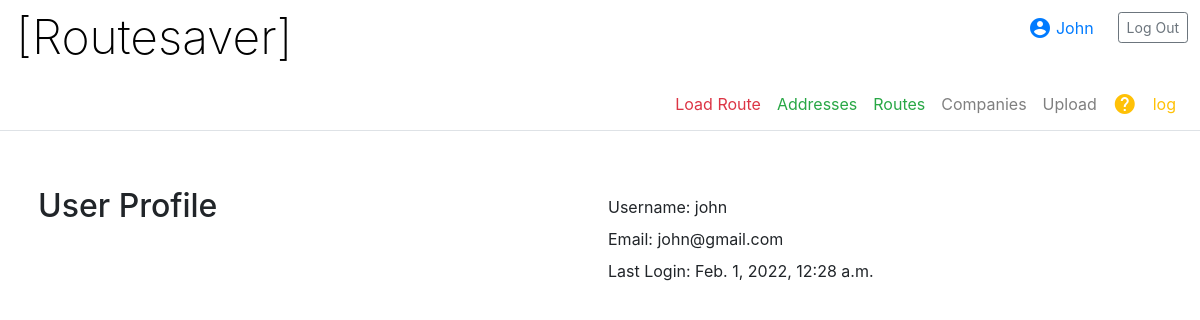
Page /profile (signed in) on the earlier database version.
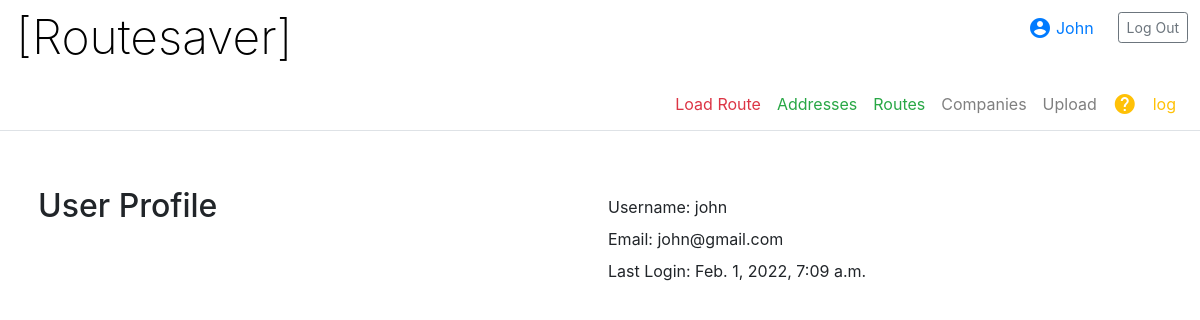
Same page on the later database version.
### routesaver/models.py (models this page shows)
class User(AbstractUser):
    pass

### routesaver/views.py (the view)
# urls.py: path('profile', views.profile, name='profile'),
def profile(request):
    user = request.user
    if user is not None:
        user_id = request.user.id
        current_user = User.objects.filter(id=user_id).values()
        return render(request, "routesaver/profile.html", {
            "username": current_user[0]['username'],
            "email": current_user[0]['email'],
            "last_login": current_user[0]['last_login']
        })
    else:
        return render(request, "routesaver/login.html")

### routesaver/templates/routesaver/profile.html
{% extends "routesaver/layout.html" %}
{% load static %}
{% block body %}
<div class="container p-2">
    <div class="row mt-5">
    <div class="col-6">
           <h2>User Profile</h2>
    </div>
    <div class="col-6 p-1">
        <p class="p-1">Username: {{ username }}</p>
        <p class="p-1">Email: {{ email }}</p>
        <p class="p-1">Last Login: {{ last_login }}</p>
    </div>
</div>
{% endblock %}

### routesaver/templates/routesaver/layout.html (shortened to what this page needs)
{% load static %}
<!DOCTYPE html>
<html lang="en">
      <head>
        <link rel="stylesheet" href="https://stackpath.bootstrapcdn.com/bootstrap/4.3.1/css/bootstrap.min.css">
        <link rel="stylesheet" href="/static/style.css">
      </head>
    <body>
    <div class="header">
      <div class="float-left p-2">
          <h1><a class="pl-2 pt-1 site-title" href="{% url 'index' %}">[Routesaver]</a></h1>
      </div>
      <div class="right float-right p-2">
          {% if user.is_authenticated %}
          <div class="p-1 float-right">
            <a class="btn btn-outline-secondary btn-sm" href="{% url 'logout' %}">Log Out</a>
          </div>
          <div class="p-1 float-right mr-3">
          <a id="username" href="{% url 'profile' %}"><span class="material-icons p-1">
            </span><div class="pt-1 float-right">{{ user }}</div></a>
          </div>
        {% else %}
        <div>
          <a class="btn btn-outline-secondary btn-sm" href="{% url 'register' %}">Register</a>
        </div>
      </div>
       {% endif %}
      </div>
    </div>
    <div class="main-menu border-bottom">
      <nav class="navbar navbar-expand-lg navbar-light float-right">
          <ul class="navbar-nav">
            {% if user.is_authenticated %}
                <li class="nav-item">
                  <a class="nav-link text-danger" href="{% url 'index' %}">Load Route</a>
                </li>
                <li class="nav-item">
                  <a class="nav-link text-success" href="{% url 'address' %}">Addresses</a>
                </li>
                <li class="nav-item">
                  <a class="nav-link text-success" href="{% url 'route' %}">Routes</a>
                </li>
                <li class="nav-item">
                  <a class="nav-link" href="{% url 'list_companies'  %}">Companies</a>
                </li>
                <li class="nav-item">
                  <a class="nav-link" href="{% url 'upload_file' %}">Upload</a>
                </li>
                {% endif %}
                <li class="nav-item">
                  <a class="nav-link text-warning" href="{% url 'help' %}"><span class="material-icons">
                    </span></a>
                </li>
                <li class="nav-item">
                  <a class="nav-link text-warning" href="{% url 'log' %}">log</a>
                </li>
          </ul>
      </nav>
    </div>
      {% block body %}
      {% endblock %}
    </body>
</html>

Differences in the rows shown:
changed User "John": last_login "Feb. 1, 2022, 12:28 a.m." → "Feb. 1, 2022, 7:09 a.m."
